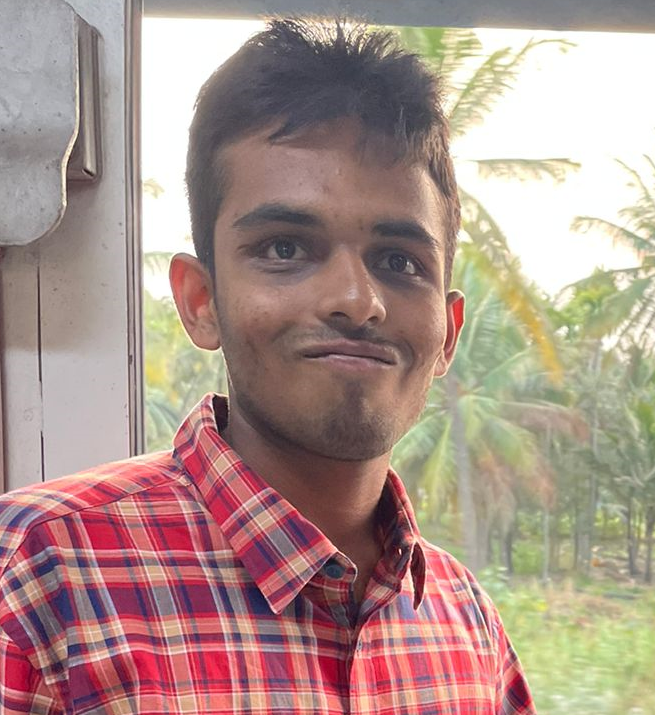
#> input picture reng/padam.png, 655 x 715 px, found by its file name
$ python metrics.py
#> lines starting #> are read from the running program, lines starting #| are printed output that depends on the picture
import numpy as np
import matplotlib.pyplot as plt
from PIL import Image
def calculate_psnr(original_image, decrypted_image):
    # Convert images to numpy arrays
    original_array = np.array(original_image)
    decrypted_array = np.array(decrypted_image)

    # Calculate mean squared error (MSE)
    mse = np.mean((original_array - decrypted_array) ** 2)

    # Calculate maximum pixel value
    max_pixel_value = np.max(original_array)

    # Calculate PSNR using MSE and maximum pixel value
    psnr = 20 * np.log10(max_pixel_value / np.sqrt(mse))

    return psnr

# Load the original image and decrypted image
# original_image = Image.open("lena.png")
# decrypted_image = Image.open("moonknight-decrypt.png")
original_image = Image.open("padam.png").convert('L')
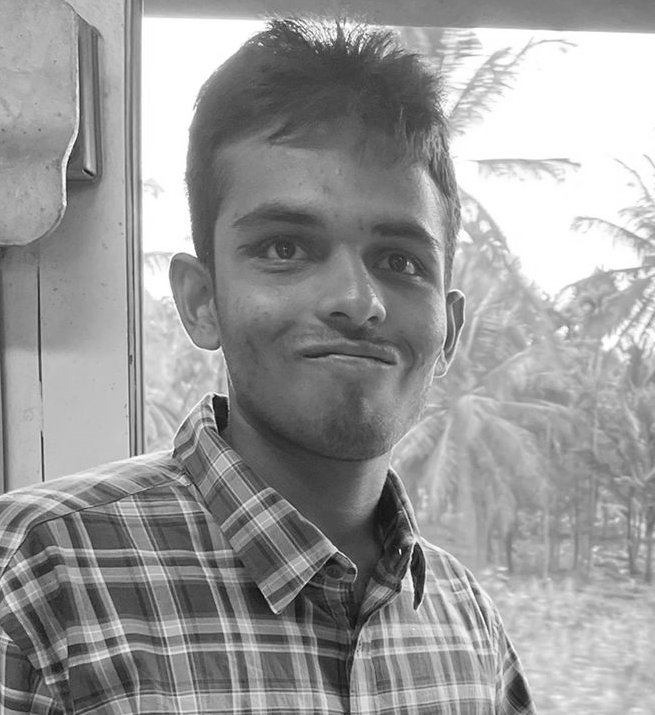
#> original_image: PIL image 655x715 L; min 9, max 255, mean 154
decrypted_image = Image.open("decrypted.png")
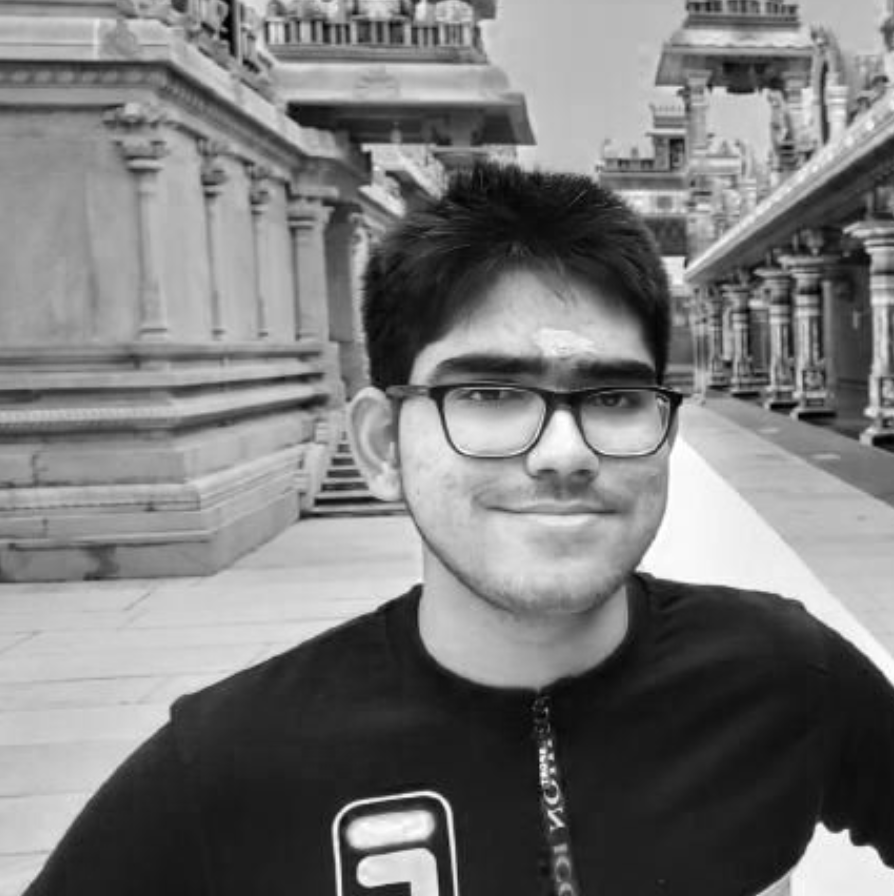
#> input picture deep/decrypted.png, 894 x 896 px, found by its file name
#> decrypted_image is the input picture: PIL image 894x896 L; min 0, max 255, mean 122.1
encrypted_image = Image.open("encrypted.png")
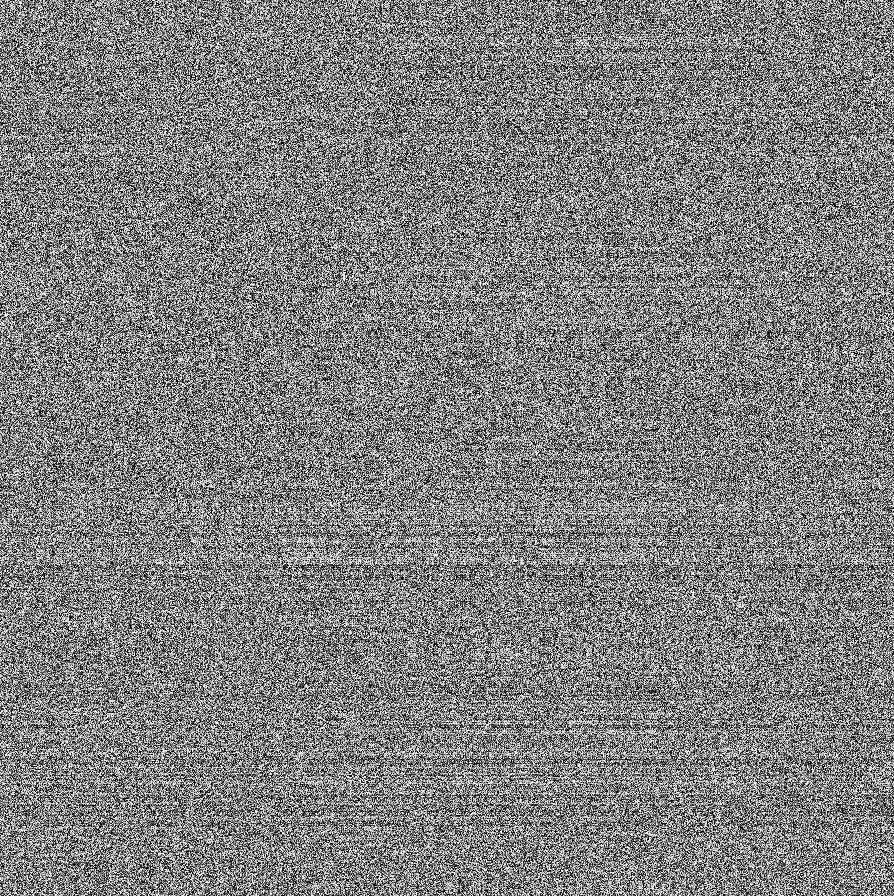
#> input picture deep/encrypted.png, 894 x 896 px, found by its file name
#> encrypted_image is the input picture: PIL image 894x896 L; min 0, max 255, mean 127.8
image_array = np.array(original_image)
en_image_array = np.array(encrypted_image)
# Calculate PSNR
#> (the run stopped early here; a loop or call above may not have finished)
